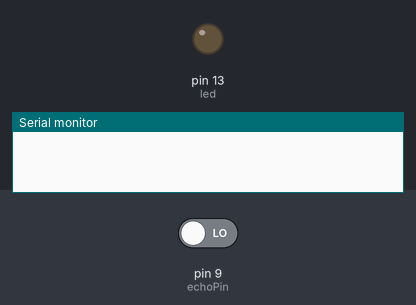
A sketch run on a simulated Arduino Uno, built with avr-gcc and run on an emulated ATmega328P. Shown: output pins drawn as LEDs (lit = HIGH), the last lines printed to the serial monitor. Inputs (shaded band) come from the test bench; at power-on: pin 9 (echoPin) LOW. Pins used as bus, display or sensor lines are not drawn.

Above: at 0.1 s.
At 3.1 s:
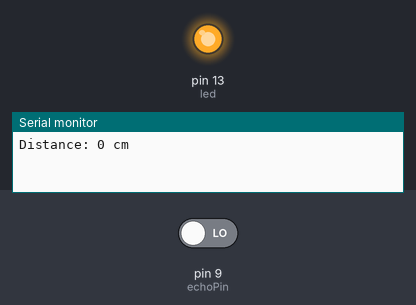
Timing chart, 0 to 4.6 s (numbered marks = the images above):
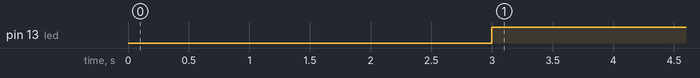

Measured:
- by itself, pin 13 (led): LOW → HIGH at 3.0 s

The sketch:

Sensor_Based_Night_Lamp.ino
```cpp
const int trigPin = 8;
const int echoPin = 9;
int led = 13;

long duration;
int distance;

void setup() {
  pinMode(trigPin, OUTPUT);
  pinMode(echoPin, INPUT);
  pinMode(led, OUTPUT);
  Serial.begin(9600);
}

void loop() {
  digitalWrite(trigPin, LOW);
  delay(1000);
  digitalWrite(trigPin, HIGH);
  delay(1000);
  digitalWrite(trigPin, LOW);

  duration = pulseIn(echoPin, HIGH);

  distance = duration * 0.034/2;

  Serial.print("Distance: ");
  Serial.print(distance);
  Serial.println(" cm");

  if(distance <= 15)
  {
    digitalWrite(led, HIGH);
  }
  else
  {
    digitalWrite(led, LOW);
  }
}
```
